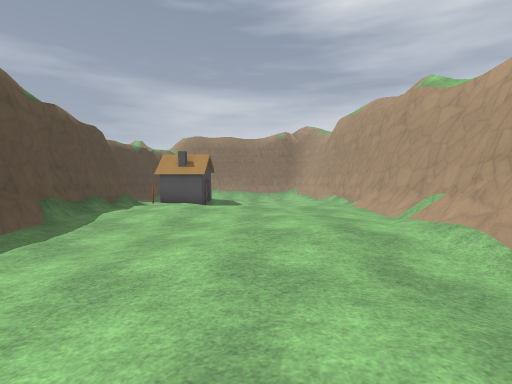
View 1 (above)

17 first-person views from a walk through a 3-D level made in the Godot game engine. The camera is 1.3 m above the floor, tilts 2° down and sees 85° across. The floor is counted in squares, 2 m on a side. Each view is taken from the middle of a square. On the plan, view 1 faces up. The plan holds only what a view shows up to about 9 squares ahead; the rest is blank. Surface patterns are stand-ins for the level's own textures.

View 2
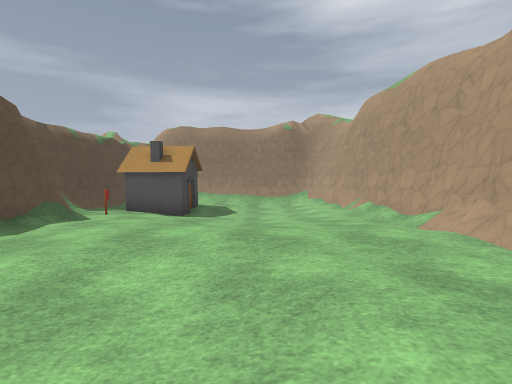

View 3
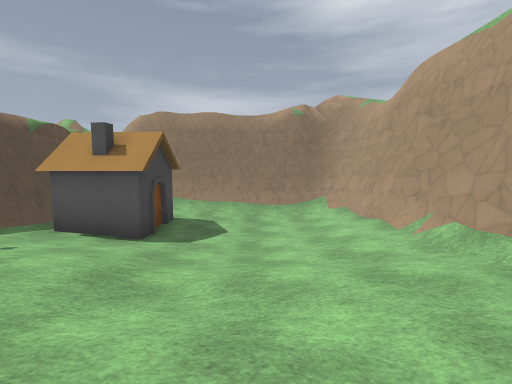

View 4
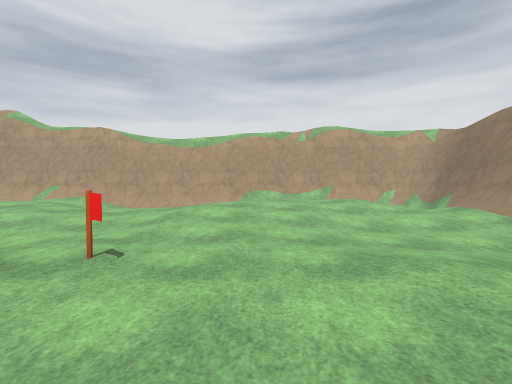

View 5
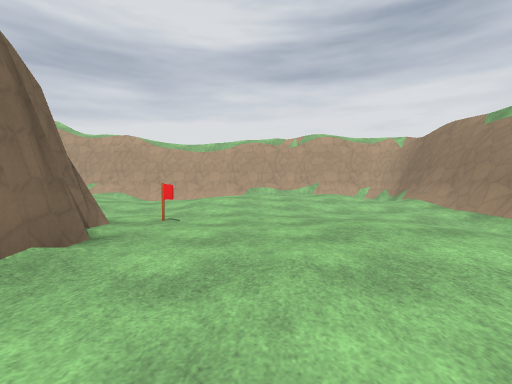

View 6
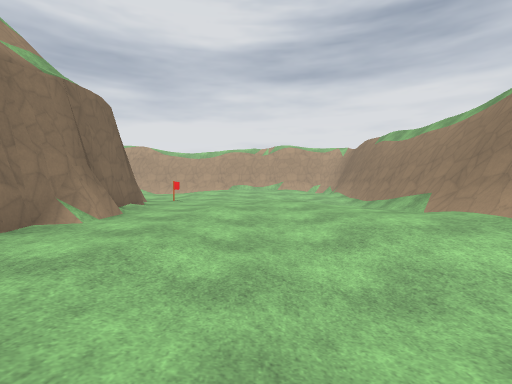

View 7
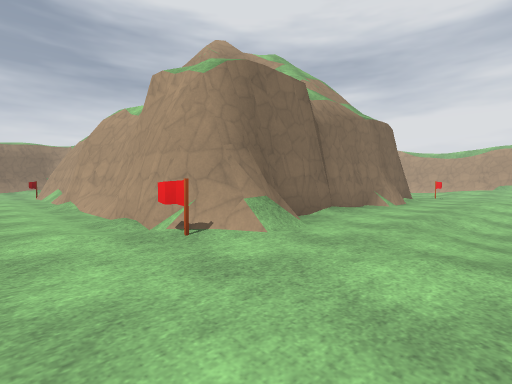

View 8
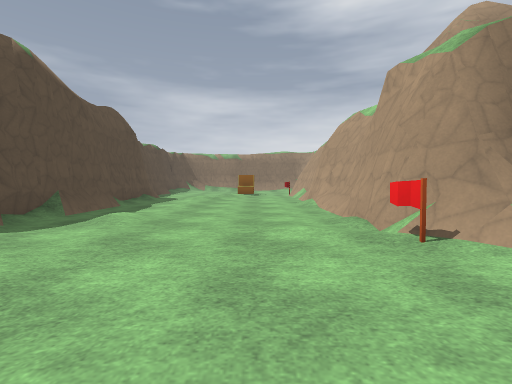

View 9
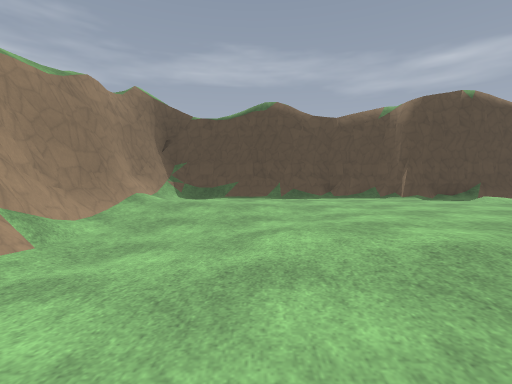

View 10
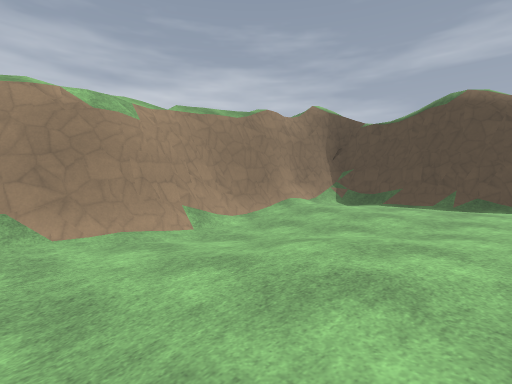

View 11
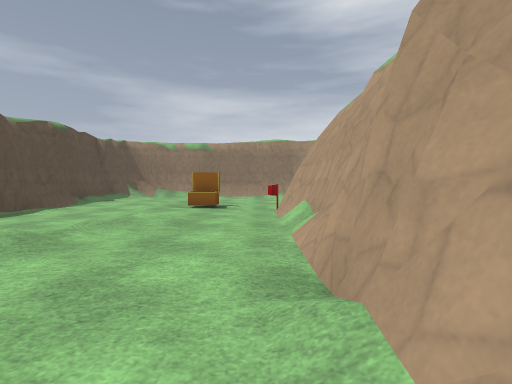

View 12
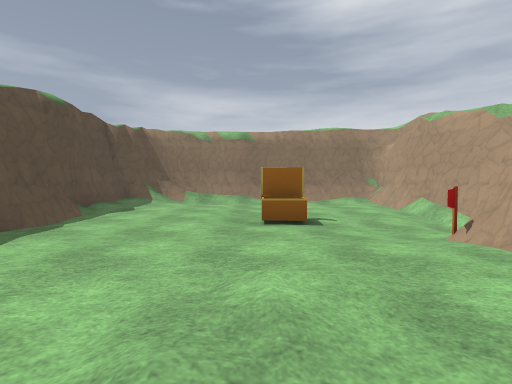

View 13
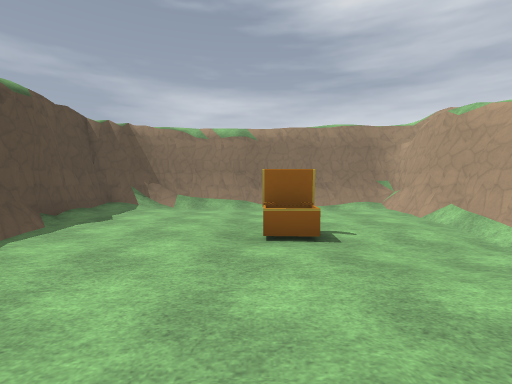

View 14
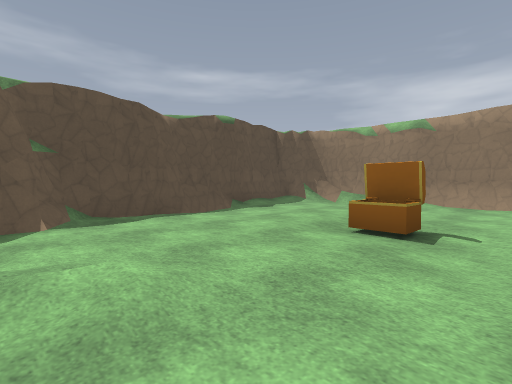

View 15
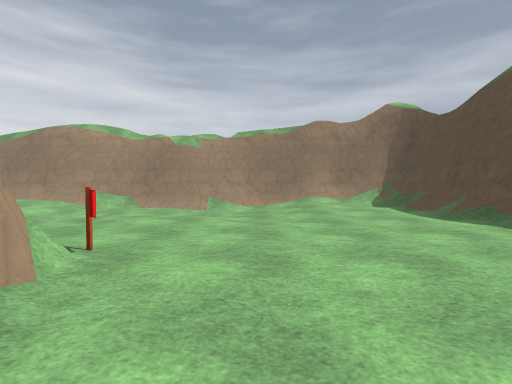

View 16
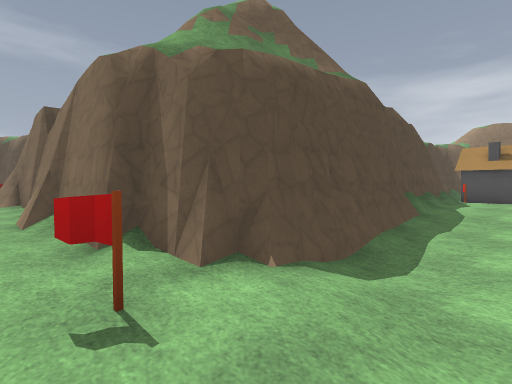

View 17
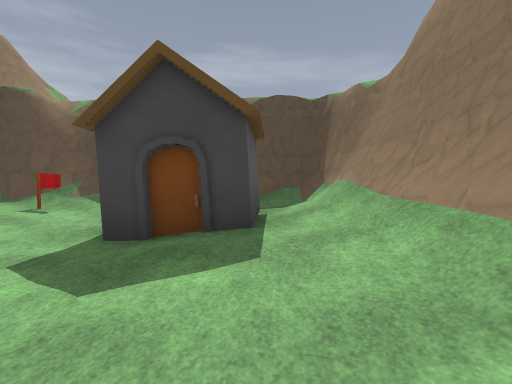

### Floor plan
Key: @ floor where view 1 was taken; # wall or solid block; . main floor; : floor 0.25 m higher than the main floor; - floor 0.25 m lower than the main floor; + floor 0.5 m higher than the main floor; _ floor 0.5 m lower than the main floor; / step, stairs or slope; = window, fence, low wall or low ledge; H house; F flag; C chest.
Columns run from 20 left of view 1 to 3 right of it. Each row starts with its distance up from view 1.
 15 #########      #########
 14 #:......#      #//////##
 13 #::.....#      #.H.---.#
 12 #:......#      #HH--_-.#
 11 #...CC--#      #.-___-.#
 10 #.....-##      #F.--_-.#
  9 #.....F#       ##::....#
  8 ##.....#        #::..:.#
  7  #..:..#        #:+::::#
  6  #.:...#        #:++++:#
  5  #.....#        #::::::#
  4  #.....#        #..::+:#
  3  #.....#        #-.:::/#
  2  #.....#        #--.:.-#
  1  #.:...#       ##--... #
  0  #:...F#########/...@  #
 -1 ##..............F..:+  #
 -2 #/.................::+ #
 -3 ##.......----..:....:+:#
 -4  #...-----_-..:::.-.:++#
 -5  #.:.-_----.:::..--.:::#
 -6  #/:.-/##/###=///_-.:..#
 -7  #######################

Where each view was taken, in squares from view 1:
view 1: 0 up, 0 right, facing up
view 2: 3 up, 0 right, facing up
view 3: 6 up, 0 right, facing up
view 4: 2 down, 6 left, facing right
view 5: 2 down, 8 left, facing right
view 6: 3 down, 12 left, facing right
view 7: 3 down, 15 left, facing up-right
view 8: 3 down, 15 left, facing up
view 9: 4 down, 11 left, facing left
view 10: 2 down, 11 left, facing down-left
view 11: 3 up, 14 left, facing up
view 12: 6 up, 16 left, facing up
view 13: 7 up, 16 left, facing up
view 14: 7 up, 14 left, facing up-left
view 15: 2 up, 15 left, facing down
view 16: 1 down, 2 left, facing up-left
view 17: 13 up, 1 right, facing left
